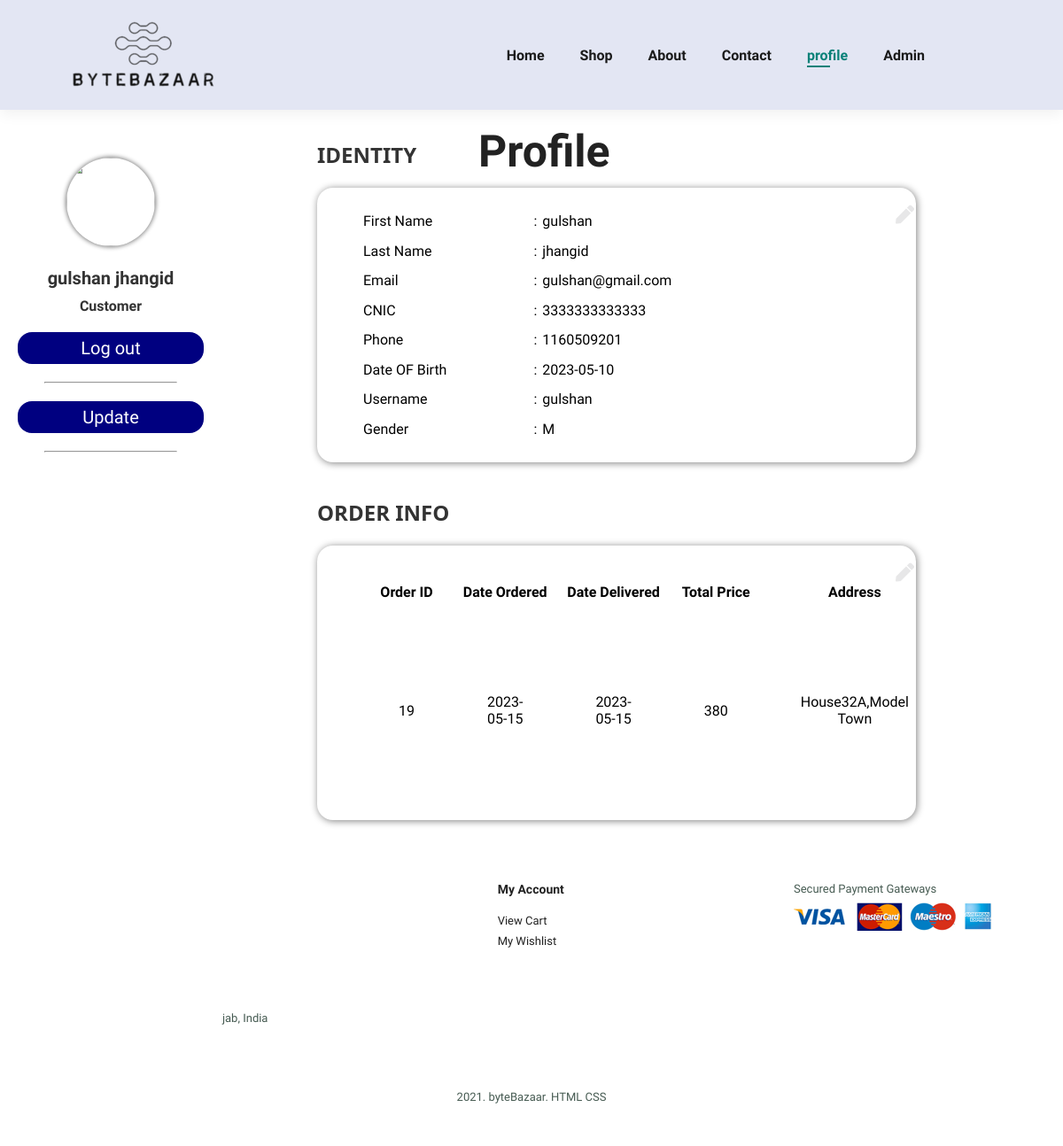
The app's page /website/profile.php (signed in) with its own data.
### tables this page shows
CREATE TABLE `accounts` (
  `aid` int(11) NOT NULL,
  `afname` varchar(100) NOT NULL,
  `alname` varchar(100) NOT NULL,
  `phone` char(11) NOT NULL,
  `email` varchar(100) NOT NULL,
  `cnic` char(13) NOT NULL,
  `dob` date NOT NULL,
  `username` varchar(100) NOT NULL,
  `gender` varchar(10) NOT NULL,
  `password` varchar(100) NOT NULL
);

CREATE TABLE `orders` (
  `oid` int(11) NOT NULL,
  `dateod` date NOT NULL,
  `datedel` date DEFAULT NULL,
  `aid` int(11) NOT NULL,
  `address` varchar(255) NOT NULL,
  `city` varchar(50) NOT NULL,
  `country` varchar(100) NOT NULL,
  `account` char(16) DEFAULT NULL,
  `total` int(11) NOT NULL
);

### website/profile.php (the view, shortened to what this page needs)
<!DOCTYPE html>
<html lang="en">
<head>
    <link rel="stylesheet" href="https://pro.fontawesome.com/releases/v5.10.0/css/all.css" />
    <link rel="stylesheet" href="https://pro.fontawesome.com/releases/v5.10.0/css/all.css" />
    <link rel="stylesheet" href="style.css" />
</head>
<body>
    <section id="header">
        <a href="index.php"><img src="img/logo.png" class="logo" alt="" /></a>
        <div>
            <ul id="navbar">
                <li><a href="index.php">Home</a></li>
                <li><a href="shop.php">Shop</a></li>
                <li><a href="about.php">About</a></li>
                <li><a href="contact.php">Contact</a></li>
                <?php
        if ($_SESSION['aid'] < 0) {
          echo "   <li><a href='login.php'>login</a></li>
            <li><a  href='signup.php'>SignUp</a></li>
            ";
        } else {
          echo "   <li><a class='active'  href='profile.php'>profile</a></li>
          ";
        }
        ?>
                <li><a href="admin.php">Admin</a></li>
                <li id="lg-bag">
                    <a href="cart.php"><i class="far fa-shopping-bag"></i></a>
                </li>
            </ul>
        </div>
    </section>
    <div class="navbar-top">
        <div class="title">
            <h1>Profile</h1>
        </div>
    </div>
    <div class="sidenav">
        <div class="profile">
            <img src="https://imdezcode.files.wordpress.com/2020/02/imdezcode-logo.png" alt="" width="100" height="100">
            <?php
      include("include/connect.php");
      $aid = $_SESSION['aid'];
      $query = "SELECT * FROM ACCOUNTS WHERE aid = $aid";
      $result = mysqli_query($con, $query);
      $row = mysqli_fetch_assoc($result);
      $afname = $row['afname'];
      $alname = $row['alname'];
      $name = $afname . " " . $alname;
      echo "
      <div class='name'>
        $name
      </div>
      <div class='job'>
        Customer
      </div>
    </div>
    "
        ?>
            <div class="sidenav-url">
                <div class="url">
                    <a href='profile.php?lo=1' class="btn logup">Log out</a>
                    <hr allign="center">
                </div>
                <div class="url">
                    <a href='profile.php?upd=1' class="btn logup">Update</a>
                    <hr allign="center">
                </div>
            </div>
        </div>
        <div class="main">
            <h2>IDENTITY</h2>
            <div class="card">
                <div class="card-body">
                    <i class="fa fa-pen fa-xs edit"></i>
                    <table>
                        <tbody>
                            <?php
              if (isset($_GET['upd'])) {
                include("include/connect.php");
                $aid = $_SESSION['aid'];
                $query = "SELECT * FROM ACCOUNTS WHERE aid = $aid";
                $result = mysqli_query($con, $query);
                $row = mysqli_fetch_assoc($result);
                $afname = $row['afname'];
                $alname = $row['alname'];
                $phone = $row['phone'];
                $email = $row['email'];
                $cnic = $row['cnic'];
                $dob = $row['dob'];
                $user = $row['username'];
                $gender = $row['gender'];
                echo "
              <form class='form1' method='post'>
              <tr>
                <td>First Name</td>
                <td>:</td>
                <td><input name='a1' type='text' value='$afname'></td>
              </tr>
              <tr>
                <td>Last Name</td>
                <td>:</td>
                <td><input name='a2' type='text' value='$alname'></td>
              </tr>
              <tr>
                <td>Email</td>
                <td>:</td>
                <td><input name='a3' type='text' value='$email'></td>
              </tr>
              <tr>
                <td>CNIC</td>
                <td>:</td>
                <td><input name='a4' type='text' value='$cnic'></td>
              </tr>
              <tr>
              <td>Phone</td>
              <td>:</td>
              <td><input name='a5' type='text' value='$phone'></td>
              </tr>
              <tr>
              <td>Date OF Birth</td>
              <td>:</td>
              <td><input name='a6' type='date' value='$dob'></td>
              </tr>
              <tr>
              <td><button name='submit' type='submit' class='btn' style='width: 50%;'>Submit</button></td>
              </tr>
              </form>
              ";
              } else {
                include("include/connect.php");
                $aid = $_SESSION['aid'];
                $query = "SELECT * FROM ACCOUNTS WHERE aid = $aid";
                $result = mysqli_query($con, $query);
                $row = mysqli_fetch_assoc($result);
                $afname = $row['afname'];
                $alname = $row['alname'];
                $phone = $row['phone'];
                $email = $row['email'];
                $cnic = $row['cnic'];
                $dob = $row['dob'];
                $user = $row['username'];
                $gender = $row['gender'];
                echo "
              <tr>
                <td>First Name</td>
                <td>:</td>
                <td>$afname</td>
              </tr>
              <tr>
                <td>Last Name</td>
                <td>:</td>
                <td>$alname</td>
              </tr>
              <tr>
                <td>Email</td>
                <td>:</td>
                <td>$email</td>
              </tr>
              <tr>
                <td>CNIC</td>
                <td>:</td>
                <td>$cnic</td>
              </tr>
              <tr>
              <td>Phone</td>
              <td>:</td>
              <td>$phone</td>
              </tr>
              <tr>
              <td>Date OF Birth</td>
              <td>:</td>
              <td>$dob</td>
              </tr>
              <tr>
              <td>Username</td>
              <td>:</td>
              <td>$user</td>
              </tr>
              <tr>
              <td>Gender</td>
              <td>:</td>
              <td>$gender</td>
              </tr>
              ";
              }
              ?>
                        </tbody>
                    </table>
                </div>
            </div>
            <?php
      if (isset($_GET['odd'])) {
        include("include/connect.php");
        $oid = $_GET['odd'];
        $query = "select * from `order-details` where oid = $oid";
        $result = mysqli_query($con, $query);
        echo "<h2>Review</h2>
                  <div class='card'>
                  <div class='card-body'>
                      <i class='fa fa-pen fa-xs edit'></i>
                      <div class='tb' style: 'height: 700px; max-height: 700px;'>
                      <form method='post'> <table style='display:table; max-height: 700px;' class='tb'><thead>
                <tr>
                  <th>Name</th>
                  <th>Image</th>
                  <th>Price</th>
                  <th>Review</th>
                  <th>Rating</th>
                </tr>
                </thead><tbody>";
        while ($row = mysqli_fetch_assoc($result)) {
          include("include/connect.php");
          $pid = $row['pid'];
          $query = "select * from products where pid = $pid";
          $result2 = mysqli_query($con, $query);
          $row2 = mysqli_fetch_assoc($result2);
          $img = $row2['img'];
          $pname = $row2['pname'];
          $price = $row2['price'];
          echo " <tr>
                    <td>$pname</td>
                    <td><img src='product_images/$img' width='50px' height='50px' alt='Product 1'></td>
                    <td>$price</td>
                    <td><textarea name='$pid-te'> </textarea></td>
                    <td>
                      <fieldset class='rating' style='width: 300px; padding: 0;' id = 'a-$pid-rating'>
                        <input type='radio' onclick='bruh(`$pid`)' id='$pid-rating1' name='$pid-rating' value='1' required><label for='$pid-rating1' style='padding: 10px;'></label>
                        <input type='radio' onclick='bruh(`$pid`)' id='$pid-rating2' name='$pid-rating' value='2' ><label for='$pid-rating2' style='padding: 10px;'></label>
                        <input type='radio' onclick='bruh(`$pid`)' id='$pid-rating3' name='$pid-rating' value='3' ><label for='$pid-rating3' style='padding: 10px;'></label>
                        <input type='radio' onclick='bruh(`$pid`)' id='$pid-rating4' name='$pid-rating' value='4' ><label for='$pid-rating4' style='padding: 10px;'></label>
                        <input type='radio' onclick='bruh(`$pid`)' id='$pid-rating5' name='$pid-rating' value='5' ><label for='$pid-rating5' style='padding: 10px;'></label>
                      </fieldset>
                    </td>
                  </tr><script>bruh(`$pid`);</script>";
        }
        echo "</tbody></table><div class='asd'><button type='submit' name='abc' class = 'btn' >Submit</button></div>
                </form></tbody>
                  </table>
              </div>
          </div>
     ";
      } else {
        echo "<h2>ORDER INFO</h2>
                <div class='card'>
                <div class='card-body'>
                    <i class='fa fa-pen fa-xs edit'></i>
                    <div class='tb'>
                        <table style='display:table;' class='tb'>
                            <thead>
                                <tr>
                                    <th>Order ID</th>
                                    <th>Date Ordered</th>
                                    <th>Date Delivered</th>
                                    <th>Total Price</th>
                                    <th>Address</th>
                                    <th>Review</th>
                                </tr>
                            </thead>
                            <tbody>";
        include("include/connect.php");
        $aid = $_SESSION['aid'];
        $query = "SELECT * FROM orders join accounts on orders.aid = accounts.aid where orders.aid = $aid";
        $result = mysqli_query($con, $query);
        while ($row = mysqli_fetch_assoc($result)) {
          $oid = $row['oid'];
          $dateod = $row['dateod'];
          $datedel = $row['datedel'];
          $add = $row['address'];
          $pri = $row['total'];
          echo "
                <tr>
                <td>$oid</td>
                    <td>$dateod</td>
                    <td>$datedel</td>
                    <td>$pri</td>
                <td style='max-width: 300px; max-height: 100px; overflow-x: auto; overflow-y: auto;'>$add</td>
                ";
          echo "</tr>";
        }
        echo "</tbody>
                  </table>
              </div>
          </div>
      </div>";
      }
      ?>
        </div>
        <footer class="section-p1">
            <div class="col">
                <h4>Contact</h4>
                <p>
                    <strong>Address: </strong>LPU, Phagwara, Punjab, India
                </p>
                <p>
                    <strong>Phone: </strong> +917894561230
                </p>
                <p>
                    <strong>Hours: </strong> 9am-5pm
                </p>
            </div>
            <div class="col">
                <h4>My Account</h4>
                <a href="cart.php">View Cart</a>
                <a href="wishlist.php">My Wishlist</a>
            </div>
            <div class="col install">
                <p>Secured Payment Gateways</p>
                <img src="img/pay/pay.png" />
            </div>
            <div class="copyright">
                <p>2021. byteBazaar. HTML CSS </p>
            </div>
        </footer>
</body>
</html>

### website/style.css (style rules this page uses)
* { margin: 0; padding: 0; box-sizing: border-box; font-family: "Spartan", sans-serif; }
html { scroll-behavior: smooth; }
h1 { font-size: 50px; line-height: 64px; color: #222; }
h2 { font-size: 46px; line-height: 54px; color: #222; }
h4 { font-size: 20px; color: #222; }
p { font-size: 16px; color: #465b52; margin: 15px 0 20px 0; }
.section-p1 { padding: 40px 80px; }
body { width: 100%; }
#header { display: flex; align-items: center; justify-content: space-between; padding: 20px 80px; background: #e3e6f3; box-shadow: 0 5px 15px rgba(0, 0, 0, 0.06); position: sticky; z-index: 999; top: 0; left: 0; }
#navbar { display: flex; align-items: center; justify-content: center; }
#navbar li { list-style: none; padding: 0 20px; position: relative; }
#navbar li a { text-decoration: none; font-size: 16px; font-weight: 600; color: #1a1a1a; transition: 0.3s ease; }
#navbar li a:hover, #navbar li a.active { color: #088178; }
#navbar li a.active::after, #navbar li a:hover::after { content: ""; width: 30%; height: 2px; background: #088178; position: absolute; bottom: -4px; left: 20px; }
footer { display: flex; flex-wrap: wrap; justify-content: space-between; }
footer .col { display: flex; flex-direction: column; align-items: flex-start; margin-bottom: 20px; }
footer h4 { font-size: 14px; padding-bottom: 20px; }
footer a { font-size: 13px; margin: 0 0 8px 0; text-decoration: none; color: #222; }
footer p { font-size: 13px; margin: 0 0 8px 0; }
footer .copyright { width: 100%; text-align: center; }
.btn { outline: none; border: none; padding: 10px 30px; background-color: navy; color: white; border-radius: 1rem; width: 20%; cursor: pointer; }
.title { padding-top: 15px; position: absolute; left: 45%; }
.sidenav { background-color: #fff; color: #333; margin-top: 100px; border-bottom-right-radius: 25px; height: 86%; left: 0; overflow-x: hidden; padding-top: 20px; position: absolute; top: 70px; width: 250px; }
.url { margin: 20px 0px; }
.profile { margin-bottom: 20px; margin-top: -12px; text-align: center; }
.profile img { border-radius: 50%; box-shadow: 0px 0px 5px 1px grey; }
.name { font-size: 20px; font-weight: bold; padding-top: 20px; }
.job { font-size: 16px; font-weight: bold; padding-top: 10px; }
.url, hr { text-align: center; }
.url hr { margin-left: 20%; width: 60%; }
.url a { color: #fff; display: block; font-size: 20px; margin: 20px; padding: 6px 8px; text-decoration: none; }
.main { margin-top: 2%; margin-left: 29%; font-size: 28px; padding: 0 10px; width: 58%; }
.main h2 { color: #333; font-family: "Segoe UI", Tahoma, Geneva, Verdana, sans-serif; font-size: 24px; margin-bottom: 10px; }
.main .card { background-color: #fff; border-radius: 18px; box-shadow: 1px 1px 8px 0 grey; height: auto; margin-bottom: 30px; padding: 20px 0 20px 50px; }
.main .card table { border: none; font-size: 16px; height: 270px; width: 80%; }
.edit { position: absolute; color: #e7e7e8; right: 14%; }

### website/profile.php (style rules this page uses)
.tb { max-height: 400px; overflow-x: auto; overflow-y: auto; }
.tb tr { height: 60px; margin: 10px; }
.tb td { text-align: center; margin: 10px; padding-left: 40px; padding-right: 40px; }
.logup { width: auto; }

### records on screen
accounts: name "gulshan jhangid", afname "gulshan", alname "jhangid", email "gulshan@gmail.com", cnic "3333333333333", phone "1160509201", dob "2023-05-10", username "gulshan", gender "M"
orders: oid "19", dateod "2023-05-15", datedel "2023-05-15", total "380", address "House32A,Model Town"
